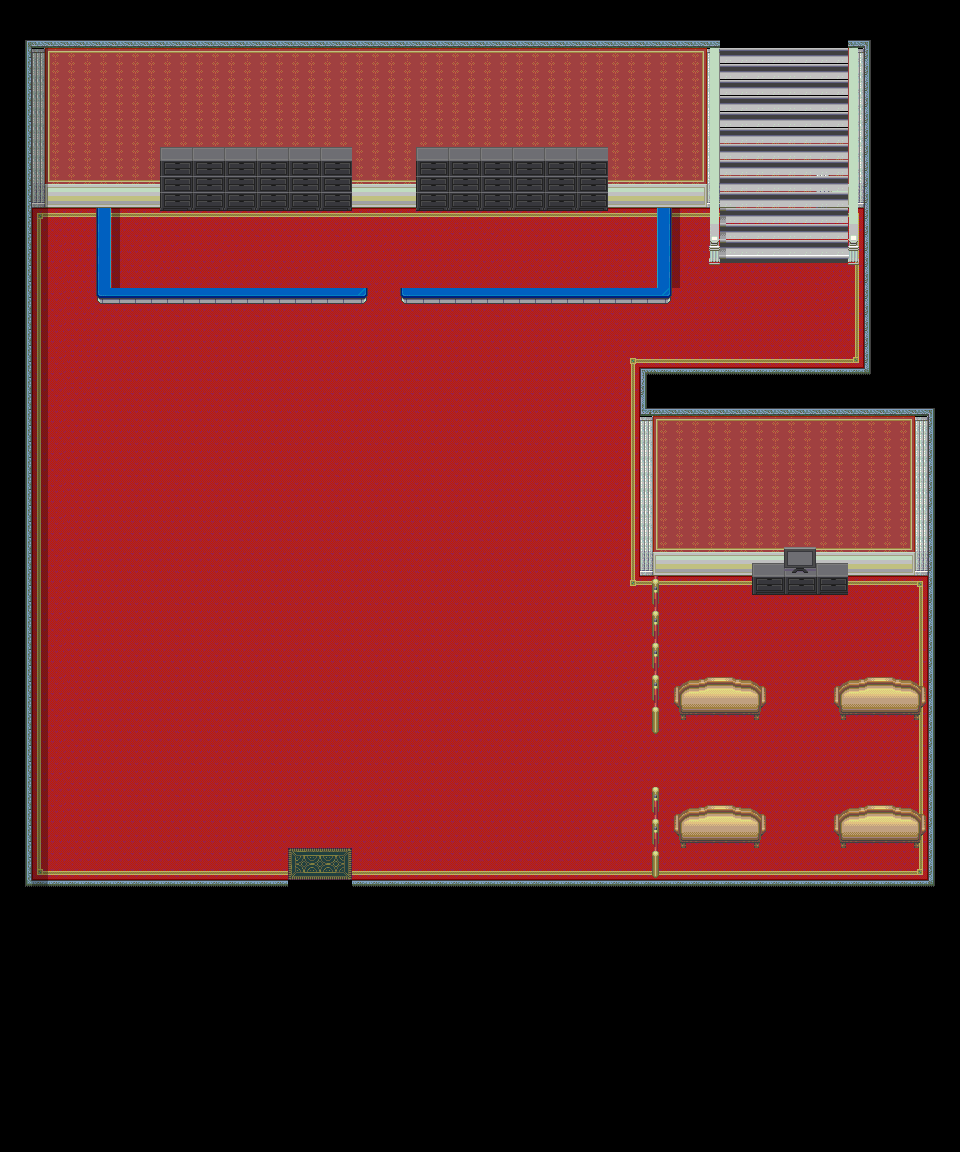

Below is a game level as drawn by its tile map, then a one-line description and the .tmx that defines it (tile-layer data replaced by summaries):
An orthogonal 60x72 tile map with 16x16 px tiles, 13 tile layers (Base, MonoShita, MonoShita2, MonoChu, ...), 7 tilesets and 37 objects.

<map version="1.0" orientation="orthogonal" renderorder="right-down" width="60" height="72" tilewidth="16" tileheight="16" backgroundcolor="#000000" nextobjectid="59">
 <tileset firstgid="1" name="ST-MsionR-I01" tilewidth="16" tileheight="16" tilecount="1984" columns="16">
  <image source="ST-MsionR-I01.png" trans="aa55ff" width="256" height="1990" />
 </tileset>
 <tileset firstgid="1985" name="ST-Room-I01" tilewidth="16" tileheight="16" tilecount="1120" columns="16">
  <image source="ST-Room-I01.png" trans="aa55ff" width="256" height="1120" />
 </tileset>
 <tileset firstgid="3105" name="ST-Sewer-01" tilewidth="16" tileheight="16" tilecount="1504" columns="16">
  <image source="ST-Sewer-01.png" trans="aa55ff" width="256" height="1504" />
 </tileset>
 <tileset firstgid="4609" name="ed4" tilewidth="16" tileheight="16" tilecount="480" columns="30">
  <image source="ed4.png" trans="aa55ff" width="480" height="256" />
 </tileset>
 <tileset firstgid="5089" name="cyber" tilewidth="16" tileheight="16" tilecount="480" columns="30">
  <image source="cyber.png" trans="aa55ff" width="480" height="256" />
  <tile id="448">
   <properties>
    <property name="direction" value="UP" />
   </properties>
  </tile>
 </tileset>
 <tileset firstgid="5569" name="youkan" tilewidth="16" tileheight="16" tilecount="480" columns="30">
  <image source="youkan.png" trans="aa55ff" width="480" height="256" />
 </tileset>
 <tileset firstgid="6049" name="death" tilewidth="16" tileheight="16" tilecount="384" columns="24">
  <image source="death.png" width="384" height="256" />
 </tileset>
 <layer name="Base" width="60" height="72">
  <properties>
   <property name="cc_vertexz" value="-17" />
  </properties>
  <data>[4320 cells, 2738 non-empty, 61 distinct tile ids]</data>
 </layer>
 <layer name="MonoShita" width="60" height="72">
  <properties>
   <property name="cc_vertexz" value="-16" />
  </properties>
  <data>[4320 cells, 194 non-empty, 39 distinct tile ids]</data>
 </layer>
 <layer name="MonoShita2" width="60" height="72">
  <properties>
   <property name="cc_vertexz" value="-15" />
  </properties>
  <data>[4320 cells, 8 non-empty, 6 distinct tile ids]</data>
 </layer>
 <layer name="MonoChu" width="60" height="72">
  <properties>
   <property name="cc_vertexz" value="-14" />
  </properties>
  <data>[4320 cells, 138 non-empty, 6 distinct tile ids]</data>
 </layer>
 <layer name="MonoChu2" width="60" height="72">
  <properties>
   <property name="cc_vertexz" value="-13" />
  </properties>
  <data>[4320 cells, 44 non-empty, 5 distinct tile ids]</data>
 </layer>
 <layer name="MonoUe" width="60" height="72">
  <properties>
   <property name="cc_vertexz" value="-12" />
  </properties>
  <data>[4320 cells, 4 non-empty, 4 distinct tile ids]</data>
 </layer>
 <layer name="MonoUe2" width="60" height="72">
  <properties>
   <property name="cc_vertexz" value="-11" />
  </properties>
  <data>[4320 cells, 237 non-empty, 11 distinct tile ids]</data>
 </layer>
 <layer name="blood" width="60" height="72">
  <properties>
   <property name="z" value="-10" />
  </properties>
  <data>[4320 cells, 126 non-empty, 63 distinct tile ids]</data>
 </layer>
 <layer name="death" width="60" height="72">
  <properties>
   <property name="z" value="-10" />
  </properties>
  <data>[4320 cells, 8 non-empty, 8 distinct tile ids]</data>
 </layer>
 <layer name="hide1" width="60" height="72">
  <properties>
   <property name="z" value="-10" />
  </properties>
  <data>[4320 cells, 93 non-empty, 8 distinct tile ids]</data>
 </layer>
 <layer name="hide2" width="60" height="72">
  <properties>
   <property name="z" value="-10" />
  </properties>
  <data>[4320 cells, 72 non-empty, 4 distinct tile ids]</data>
 </layer>
 <objectgroup name="collision">
  <object id="1" x="640" y="368" width="320" height="208" />
  <object id="4" x="928" y="576" width="32" height="336" />
  <object id="5" x="352" y="880" width="576" height="32" />
  <object id="6" x="32" y="880" width="256" height="32" />
  <object id="7" x="0" y="48" width="32" height="864" />
  <object id="8" x="32" y="16" width="672" height="192" />
  <object id="9" x="864" y="16" width="96" height="352" />
  <object id="12" x="704" y="16" width="16" height="240" />
  <object id="13" x="848" y="16" width="16" height="240" />
  <object id="14" x="640" y="576" width="32" height="160" />
  <object id="15" x="640" y="800" width="32" height="80" />
  <object id="16" x="672" y="704" width="96" height="16" />
  <object id="17" x="832" y="704" width="96" height="16" />
  <object id="18" x="832" y="832" width="96" height="16" />
  <object id="19" x="672" y="832" width="96" height="16" />
  <object id="23" x="96" y="208" width="16" height="96" />
  <object id="24" x="112" y="288" width="256" height="16" />
  <object id="25" x="656" y="208" width="16" height="96" />
  <object id="26" x="640" y="288" width="16" height="16" />
  <object id="57" x="752" y="576" width="96" height="16" />
  <object id="58" x="400" y="288" width="256" height="16" />
 </objectgroup>
 <objectgroup name="event">
  <object id="21" x="0" y="912" width="32" height="32">
   <properties>
    <property name="EventID" value="1" />
    <property name="trigger" value="0" />
   </properties>
  </object>
  <object id="22" x="288" y="880" width="64" height="32">
   <properties>
    <property name="EventID" value="2" />
    <property name="trigger" value="1" />
   </properties>
  </object>
  <object id="27" x="720" y="16" width="128" height="32">
   <properties>
    <property name="EventID" value="3" />
    <property name="trigger" value="1" />
   </properties>
  </object>
  <object id="37" x="480" y="288" width="32" height="16">
   <properties>
    <property name="EventID" value="6" />
    <property name="trigger" value="2" />
   </properties>
  </object>
  <object id="38" x="784" y="544" width="32" height="48">
   <properties>
    <property name="EventID" value="7" />
    <property name="trigger" value="2" />
   </properties>
  </object>
  <object id="39" x="816" y="560" width="32" height="32">
   <properties>
    <property name="EventID" value="8" />
    <property name="trigger" value="2" />
   </properties>
  </object>
  <object id="40" x="752" y="560" width="32" height="32">
   <properties>
    <property name="EventID" value="8" />
    <property name="trigger" value="2" />
   </properties>
  </object>
  <object id="47" x="192" y="176" width="160" height="32">
   <properties>
    <property name="EventID" value="10" />
    <property name="trigger" value="2" />
   </properties>
  </object>
  <object id="48" x="416" y="176" width="192" height="32">
   <properties>
    <property name="EventID" value="10" />
    <property name="trigger" value="2" />
   </properties>
  </object>
  <object id="56" x="208" y="288" width="32" height="16">
   <properties>
    <property name="EventID" value="6" />
    <property name="trigger" value="2" />
   </properties>
  </object>
 </objectgroup>
 <objectgroup name="item">
  <object id="46" x="160" y="176" width="32" height="32">
   <properties>
    <property name="EventID" value="9" />
    <property name="objID" value="152" />
    <property name="trigger" value="2" />
   </properties>
  </object>
 </objectgroup>
 <objectgroup name="path">
  <object id="49" x="528" y="336" width="32" height="32">
   <properties>
    <property name="nextID" value="2" />
    <property name="pathID" value="1" />
    <property name="previousID" value="2" />
   </properties>
  </object>
  </objectgroup>
 <layer name="CharaUe" width="60" height="72">
  <data>[4320 cells, 50 non-empty, 14 distinct tile ids]</data>
 </layer>
 <layer name="shadow" width="60" height="72">
  <data>[4320 cells, 76 non-empty, 2 distinct tile ids]</data>
 </layer>
</map>
<!-- 4 of 37 objects omitted -->
